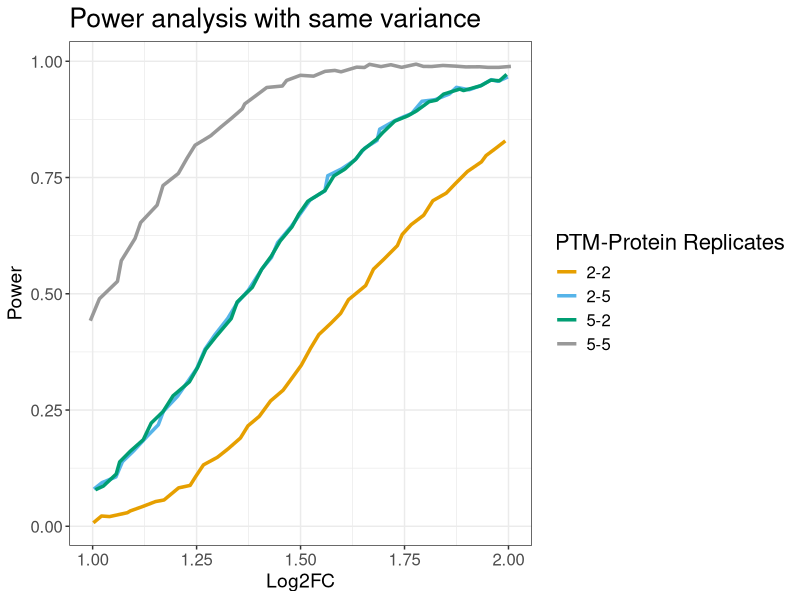
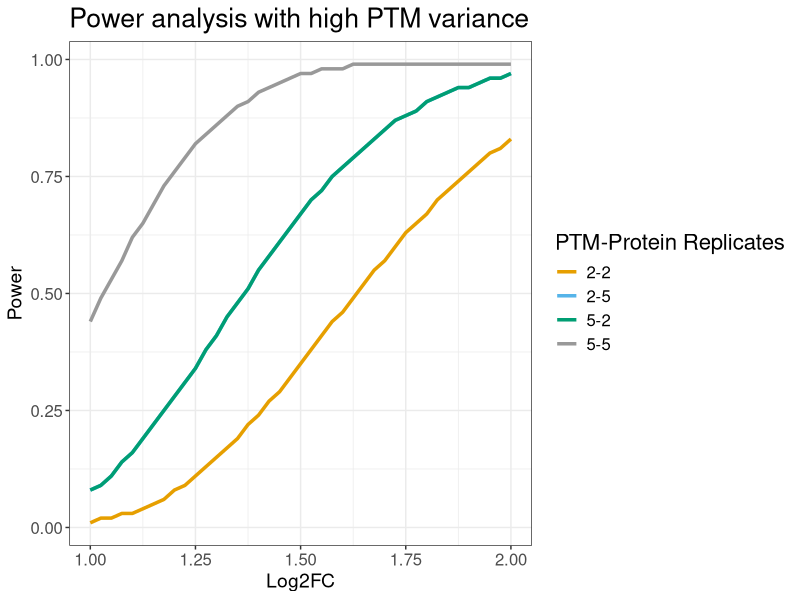

R code for these plots, in order: (Note: this script raises an error after producing the figures.)

library(tidyverse)
library(ggthemes)
library(data.table)

## Calculations w/o feature variations -----------------------------------------

sigma_model <- function(ptm_var, ptm_n, prot_var, prot_n){
  simga <- sqrt((ptm_var/ptm_n) + (prot_var/prot_n))
  return(simga)
}

## Define adjustable metrics
low <- .1
mid <- .2
high <- .3
n_sample_list <- c(2,5)

## Hard metrics
FDR <- 0.05
m0_m1 <- 99
delta <- seq(1, 2, 0.025)

bind_list <- c()

i <- 1
for (x in seq_along(n_sample_list)){
  for (y in seq_along(n_sample_list)){
    var <- sigma_model(mid, n_sample_list[[x]], mid, n_sample_list[[y]])
    
    
    t <- delta / var
    
    powerTemp <- seq(0, 1, 0.01)
    power <- numeric(length(t))
    
    for (i in seq_along(t)) {
      diff <- qnorm(powerTemp) + qnorm(1 - powerTemp * FDR / (1 + (1 - FDR) * m0_m1) / 2) - t[i]
      min(abs(diff), na.rm = TRUE)
      power[i] = powerTemp[order(abs(diff))][1]
    }
    
    temp <- data.table("PTM-Protein Replicates" = paste(n_sample_list[[x]],  n_sample_list[[y]], sep = "-"),
               "Log2FC" = delta, "Power" = power)
    
    bind_list <- c(bind_list, list(temp))
    
  }
}


low_var_df <- rbindlist(bind_list)
same_var_df <- rbindlist(bind_list)
high_ptm_var_df <- rbindlist(bind_list)
high_var_df <- rbindlist(bind_list)

## Charts ------------------------------------------------------------------
cbPalette <- c("#E69F00", "#56B4E9", "#009E73", "#999999", 
               "#0072B2", "#D55E00", "#CC79A7", "#999999")

p1 <- same_var_df %>%
  ggplot() + geom_line(aes(x = Log2FC, y = Power, color = `PTM-Protein Replicates`), 
                       position = "jitter", size = 1.2) +
  scale_colour_manual(values=cbPalette) +
  labs(title = "Power analysis with same variance") +
  theme_bw() +
  theme(axis.text.x = element_text(size = 12),
        axis.text.y = element_text(size = 12),
        legend.text=element_text(size=12),
        axis.title.y = element_text(size = 14),
        axis.title.x = element_text(size = 14),
        title = element_text(size = 16),
        strip.text = element_text(size = 12))
p1

p2 <- high_ptm_var_df %>%
  ggplot() + geom_line(aes(x = Log2FC, y = Power, color = `PTM-Protein Replicates`), size = 1.2) +
  scale_colour_manual(values=cbPalette) +
  labs(title = "Power analysis with high PTM variance") +
  theme_bw() +
  theme(axis.text.x = element_text(size = 12),
        axis.text.y = element_text(size = 12),
        legend.text=element_text(size=12),
        axis.title.y = element_text(size = 14),
        axis.title.x = element_text(size = 14),
        title = element_text(size = 16),
        strip.text = element_text(size = 12))
p2


## Original code containing sigma for subject.. can include or assume 0 for now
## numSample = round(2 * (median_sigma_error + median_sigma_subject) / aa, 0)



numSample_nomod_1 <- round(2 * (.1) / aa, 0)
numSample_nomod_2 <- round(2 * (.2) / aa, 0)
numSample_nomod_3 <- round(2 * (.4) / aa, 0)

p1 <- data.frame("SD" = c(rep("`.1", length(numSample_nomod_1)),
                      rep(".2", length(numSample_nomod_1)),
                      rep(".4", length(numSample_nomod_1))),
           "Log2FC" = c(desiredFC, desiredFC, desiredFC),
           "num_samples" = c(numSample_nomod_1, numSample_nomod_2, numSample_nomod_3)) %>%
  ggplot() + geom_line(aes(x = Log2FC, y = num_samples, group = SD, color = SD), size = 1.2) +
  scale_colour_manual(values=cbPalette) +
  labs(title = "Replicates Needed to Reach Power of .9", y = "# of replicates per condition") +
  theme_bw() +
  theme(axis.text.x = element_text(size = 12),
        axis.text.y = element_text(size = 12),
        legend.text=element_text(size=12),
        axis.title.y = element_text(size = 14),
        axis.title.x = element_text(size = 14),
        title = element_text(size = 16),
        strip.text = element_text(size = 12))
png("supplementary/sim_new/simple_power_analysis.png", width = 750, height = 500)
p1
dev.off()
